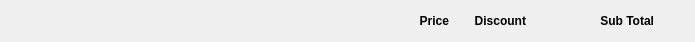
       <widget class="QWidget" name="layoutWidget_3">
        <property name="geometry">
         <rect>
          <x>40</x>
          <y>210</y>
          <width>695</width>
          <height>41</height>
         </rect>
        </property>
        <layout class="QHBoxLayout" name="horizontalLayout_22">
         <property name="spacing">
          <number>0</number>
         </property>
         <property name="sizeConstraint">
          <enum>QLayout::SetDefaultConstraint</enum>
         </property>
         <item>
          <spacer name="horizontalSpacer_37">
           <property name="orientation">
            <enum>Qt::Horizontal</enum>
           </property>
           <property name="sizeType">
            <enum>QSizePolicy::Fixed</enum>
           </property>
           <property name="sizeHint" stdset="0">
            <size>
             <width>380</width>
             <height>20</height>
            </size>
           </property>
          </spacer>
         </item>
         <item>
          <widget class="QLabel" name="lblPrice1_2">
           <property name="maximumSize">
            <size>
             <width>60</width>
             <height>50</height>
            </size>
           </property>
           <property name="text">
            <string>&lt;html&gt;&lt;head/&gt;&lt;body&gt;&lt;p&gt;&lt;span style=&quot; font-weight:600;&quot;&gt;Price&lt;/span&gt;&lt;/p&gt;&lt;/body&gt;&lt;/html&gt;</string>
           </property>
           <property name="alignment">
            <set>Qt::AlignRight|Qt::AlignTrailing|Qt::AlignVCenter</set>
           </property>
          </widget>
         </item>
         <item>
          <spacer name="horizontalSpacer_39">
           <property name="orientation">
            <enum>Qt::Horizontal</enum>
           </property>
           <property name="sizeType">
            <enum>QSizePolicy::Fixed</enum>
           </property>
           <property name="sizeHint" stdset="0">
            <size>
             <width>20</width>
             <height>20</height>
            </size>
           </property>
          </spacer>
         </item>
         <item>
          <widget class="QLabel" name="txtDiscount1_2">
           <property name="maximumSize">
            <size>
             <width>60</width>
             <height>50</height>
            </size>
           </property>
           <property name="styleSheet">
            <string notr="true"/>
           </property>
           <property name="text">
            <string>&lt;html&gt;&lt;head/&gt;&lt;body&gt;&lt;p&gt;&lt;span style=&quot; font-weight:600;&quot;&gt;Discount&lt;/span&gt;&lt;/p&gt;&lt;/body&gt;&lt;/html&gt;</string>
           </property>
           <property name="alignment">
            <set>Qt::AlignRight|Qt::AlignTrailing|Qt::AlignVCenter</set>
           </property>
          </widget>
         </item>
         <item>
          <spacer name="horizontalSpacer_40">
           <property name="orientation">
            <enum>Qt::Horizontal</enum>
           </property>
           <property name="sizeType">
            <enum>QSizePolicy::Fixed</enum>
           </property>
           <property name="sizeHint" stdset="0">
            <size>
             <width>70</width>
             <height>20</height>
            </size>
           </property>
          </spacer>
         </item>
         <item>
          <widget class="QLabel" name="lblPrice1_3">
           <property name="maximumSize">
            <size>
             <width>60</width>
             <height>50</height>
            </size>
           </property>
           <property name="text">
            <string>&lt;html&gt;&lt;head/&gt;&lt;body&gt;&lt;p&gt;&lt;span style=&quot; font-weight:600;&quot;&gt;Sub Total&lt;/span&gt;&lt;/p&gt;&lt;/body&gt;&lt;/html&gt;</string>
           </property>
           <property name="alignment">
            <set>Qt::AlignRight|Qt::AlignTrailing|Qt::AlignVCenter</set>
           </property>
          </widget>
         </item>
         <item>
          <widget class="QLabel" name="label_34">
           <property name="maximumSize">
            <size>
             <width>30</width>
             <height>50</height>
            </size>
           </property>
           <property name="text">
            <string/>
           </property>
          </widget>
         </item>
        </layout>
       </widget>
